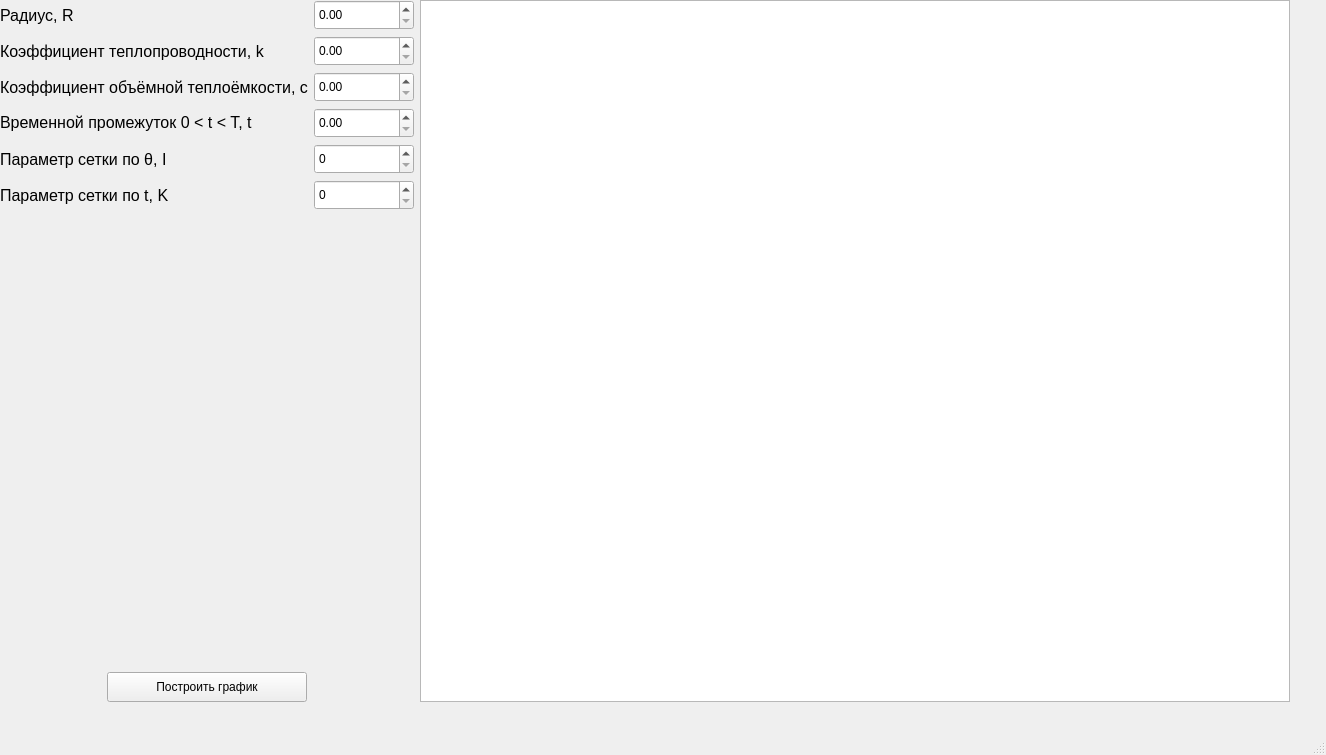
<?xml version="1.0" encoding="UTF-8"?>
<ui version="4.0">
 <class>MainWindow</class>
 <widget class="QMainWindow" name="MainWindow">
  <property name="geometry">
   <rect>
    <x>0</x>
    <y>0</y>
    <width>1326</width>
    <height>755</height>
   </rect>
  </property>
  <property name="windowTitle">
   <string>MainWindow</string>
  </property>
  <widget class="QWidget" name="centralwidget">
   <widget class="QWidget" name="layoutWidget">
    <property name="geometry">
     <rect>
      <x>0</x>
      <y>0</y>
      <width>1290</width>
      <height>702</height>
     </rect>
    </property>
    <layout class="QHBoxLayout" name="horizontalLayout">
     <item>
      <layout class="QVBoxLayout" name="verticalLayout">
       <item>
        <layout class="QFormLayout" name="formLayout">
         <item row="0" column="0">
          <widget class="QLabel" name="label">
           <property name="font">
            <font>
             <pointsize>12</pointsize>
            </font>
           </property>
           <property name="text">
            <string>Радиус, R </string>
           </property>
          </widget>
         </item>
         <item row="0" column="1">
          <widget class="QDoubleSpinBox" name="doubleSpinBoxR">
           <property name="minimumSize">
            <size>
             <width>100</width>
             <height>30</height>
            </size>
           </property>
          </widget>
         </item>
         <item row="1" column="0">
          <widget class="QLabel" name="label_2">
           <property name="font">
            <font>
             <pointsize>12</pointsize>
            </font>
           </property>
           <property name="text">
            <string>Коэффициент теплопроводности, k</string>
           </property>
          </widget>
         </item>
         <item row="1" column="1">
          <widget class="QDoubleSpinBox" name="doubleSpinBoxk">
           <property name="minimumSize">
            <size>
             <width>100</width>
             <height>30</height>
            </size>
           </property>
          </widget>
         </item>
         <item row="2" column="0">
          <widget class="QLabel" name="label_3">
           <property name="font">
            <font>
             <pointsize>12</pointsize>
            </font>
           </property>
           <property name="text">
            <string>Коэффициент объёмной теплоёмкости, с</string>
           </property>
          </widget>
         </item>
         <item row="2" column="1">
          <widget class="QDoubleSpinBox" name="doubleSpinBoxC">
           <property name="minimumSize">
            <size>
             <width>100</width>
             <height>30</height>
            </size>
           </property>
          </widget>
         </item>
         <item row="3" column="0">
          <widget class="QLabel" name="label_4">
           <property name="font">
            <font>
             <pointsize>12</pointsize>
            </font>
           </property>
           <property name="text">
            <string>Временной промежуток 0 &lt; t &lt; T, t</string>
           </property>
          </widget>
         </item>
         <item row="3" column="1">
          <widget class="QDoubleSpinBox" name="doubleSpinBoxT">
           <property name="minimumSize">
            <size>
             <width>100</width>
             <height>30</height>
            </size>
           </property>
           <property name="maximum">
            <double>10.000000000000000</double>
           </property>
          </widget>
         </item>
         <item row="4" column="0">
          <widget class="QLabel" name="label_5">
           <property name="font">
            <font>
             <pointsize>12</pointsize>
            </font>
           </property>
           <property name="text">
            <string>Параметр сетки по θ, I</string>
           </property>
          </widget>
         </item>
         <item row="4" column="1">
          <widget class="QSpinBox" name="spinBoxI">
           <property name="minimumSize">
            <size>
             <width>100</width>
             <height>30</height>
            </size>
           </property>
           <property name="maximum">
            <number>10000</number>
           </property>
          </widget>
         </item>
         <item row="6" column="0">
          <widget class="QLabel" name="label_6">
           <property name="font">
            <font>
             <pointsize>12</pointsize>
            </font>
           </property>
           <property name="text">
            <string>Параметр сетки по t, K</string>
           </property>
          </widget>
         </item>
         <item row="6" column="1">
          <widget class="QSpinBox" name="spinBoxK">
           <property name="minimumSize">
            <size>
             <width>100</width>
             <height>30</height>
            </size>
           </property>
           <property name="maximum">
            <number>10000</number>
           </property>
          </widget>
         </item>
        </layout>
       </item>
       <item alignment="Qt::AlignHCenter">
        <widget class="QPushButton" name="pushButton">
         <property name="minimumSize">
          <size>
           <width>200</width>
           <height>30</height>
          </size>
         </property>
         <property name="maximumSize">
          <size>
           <width>200</width>
           <height>30</height>
          </size>
         </property>
         <property name="sizeIncrement">
          <size>
           <width>10</width>
           <height>10</height>
          </size>
         </property>
         <property name="baseSize">
          <size>
           <width>10</width>
           <height>10</height>
          </size>
         </property>
         <property name="layoutDirection">
          <enum>Qt::LeftToRight</enum>
         </property>
         <property name="text">
          <string>Построить график</string>
         </property>
        </widget>
       </item>
      </layout>
     </item>
     <item>
      <widget class="PlotWidget" name="graphicsView"/>
     </item>
    </layout>
   </widget>
  </widget>
  <widget class="QMenuBar" name="menubar">
   <property name="geometry">
    <rect>
     <x>0</x>
     <y>0</y>
     <width>1326</width>
     <height>26</height>
    </rect>
   </property>
  </widget>
  <widget class="QStatusBar" name="statusbar"/>
 </widget>
 <customwidgets>
  <customwidget>
   <class>PlotWidget</class>
   <extends>QGraphicsView</extends>
   <header>pyqtgraph</header>
  </customwidget>
 </customwidgets>
 <resources/>
 <connections/>
</ui>
